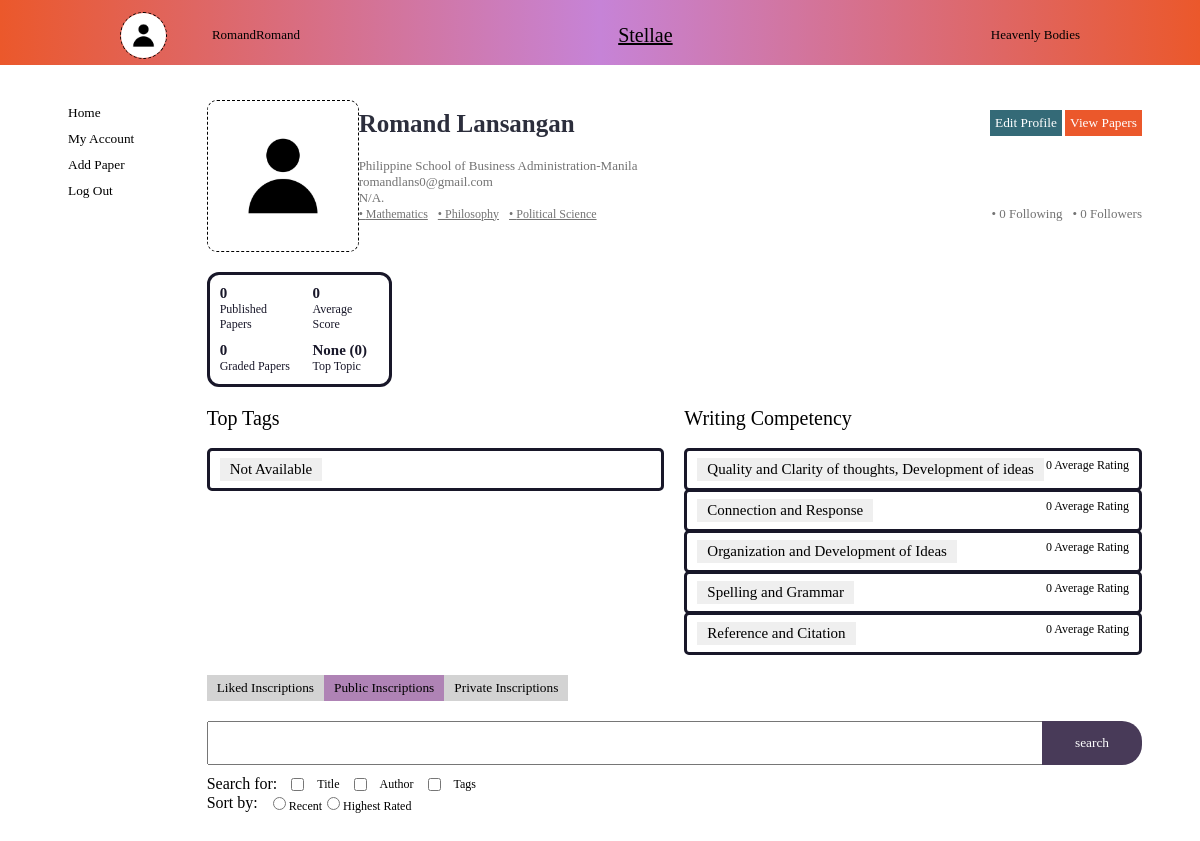
The page /profile/account_view.php?UserId=28 (signed in) on the database as committed earlier.
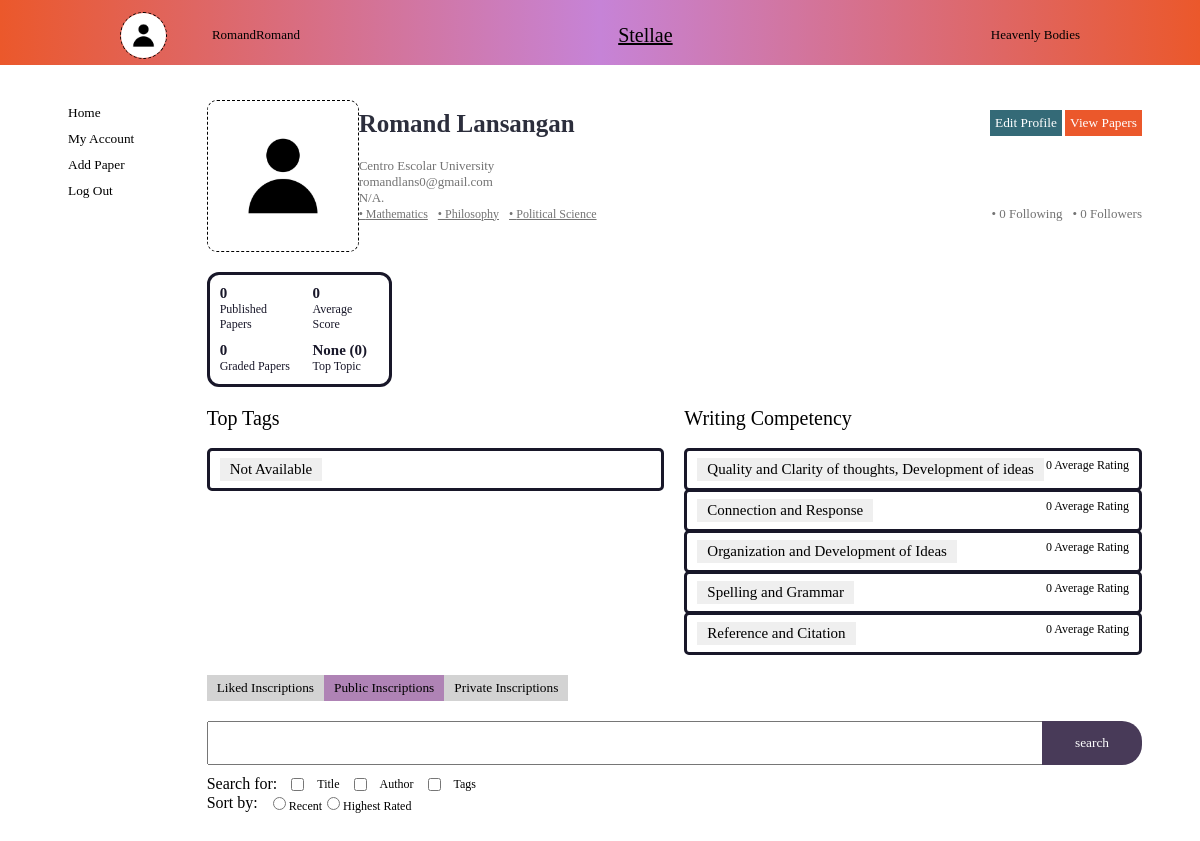
The same page on the database as committed later.
### tables this page shows
CREATE TABLE `users` (
  `user_id` int(11) NOT NULL,
  `first_name` varchar(50) NOT NULL,
  `last_name` varchar(50) NOT NULL,
  `email` varchar(50) NOT NULL,
  `user_name` varchar(50) NOT NULL,
  `password_hash` varchar(255) NOT NULL,
  `education_level_id` int(11) DEFAULT NULL,
  `school_id` int(11) DEFAULT NULL,
  `register_date` datetime DEFAULT current_timestamp(),
  `profile_descriptions` varchar(220) DEFAULT NULL,
  `program` varchar(255) DEFAULT NULL,
  `image_dir` varchar(100) DEFAULT NULL
);

CREATE TABLE `school_options` (
  `school_id` int(11) NOT NULL,
  `school_name` varchar(256) NOT NULL
);

### profile/account_view.php (the view, shortened to what the rows shown need)
<?php
	$host = 'localhost';
	$username = 'Romand';
	$password = 'Romand';
	$database = 'stellae';
	$conn = mysqli_connect($host, $username, $password, $database);
	$userId = $_GET['UserId'];
	$query = "SELECT * FROM users WHERE user_id = $userId";
	$result = mysqli_query($conn, $query);
	if ($result && $user = mysqli_fetch_assoc($result)) {
	}
?>
<!DOCTYPE html>
<html>
<head>
	<link rel="stylesheet" type="text/css" href="account_page.css">
	<link rel="stylesheet" type="text/css" href="modal_update.css">
</head>
<body>
	<div class="whole_user_with_main_connection">
		<div class="account_details">
			<div class="our_user">
				<div class="user_details">
					<div class="username_with_edit_profile">
						<p class="username_hero"><?php echo htmlspecialchars($user['first_name'].' '.$user['last_name']) ?></p>
						<div>
							<?php
								$view_profileID = $_GET['UserId'];
								if ($view_profileID == $_SESSION['user_id']){
									echo "<button onclick='toggle_scale(`update_del_form`)' class='edit_profile'>Edit Profile</button>";
								}
							?>
							<button onclick="autoScroll()" class="view_papers_profile">View Papers</button>
						</div>
					</div>
					<div class="div_for_user_details">
						<p>
							<?php
								$schoolQuery = "SELECT school_options.school_name
								FROM users
								JOIN school_options ON users.school_id = school_options.school_id
								WHERE users.user_id = $userId;";
								$school = mysqli_query($conn, $schoolQuery);
								if ($school) {
									while ($row = mysqli_fetch_assoc($school)) {
										$schoolName = $row['school_name'];
										echo '<p class="username">' . htmlspecialchars($schoolName) . '</p>';
									}
								} else {
									echo 'Query failed: ' . mysqli_error($conn);
								}
							?>
						</p>
						<p>
							<?php
								echo htmlspecialchars($user['email'])
							?>
						</p>
						<p>
							<?php
								$educationLevelQuery = "SELECT education_level_options.education_level_name
								FROM users
								JOIN education_level_options ON users.education_level_id = education_level_options.education_level_id
								WHERE users.user_id = $userId;";
								$educationLevelResult = mysqli_query($conn, $educationLevelQuery);
								if ($educationLevelResult) {
									$row = mysqli_fetch_assoc($educationLevelResult);
									if ($row) {
										$educationLevel = $row['education_level_name'];
									} else {
										$educationLevel = "N/A";
									}
								} else {
								}
								echo "$educationLevel. ";
							?>
						</p>
						<div class="top_bottom_divs_user_related">
							<marquee class='marquee_tag_interest'>
							</marquee>
							<div class="follower_following">
							</div>
						</div>
					</div>
				</div>
			</div>
		</div>
</body>
</html>

Rows that differ between the two databases and show on the page:
no longer on this page (row edited): school_options: school_name "Philippine School of Business Administration-Manila"
added school_options: school_name "Centro Escolar University"
